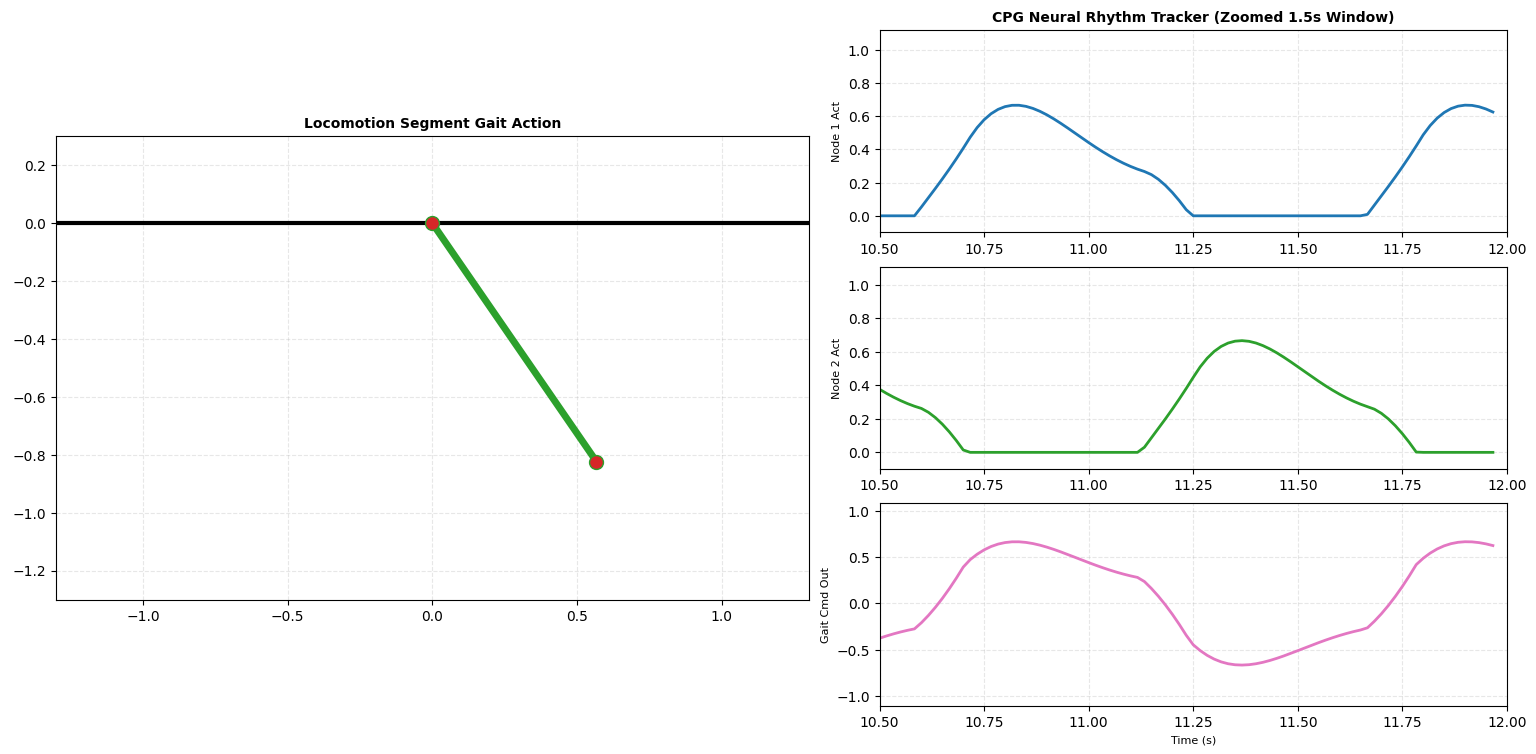

Generate this figure with Python:
import numpy as np
import matplotlib.pyplot as plt
import matplotlib.animation as animation
import matplotlib.ticker as ticker
from matplotlib.gridspec import GridSpec

print("="*40)
print("     SNN CPG LOCOMOTION RUNTIME")
print("="*40)

def get_in(msg, val):
    inp = input(f"{msg} [{val}]: ").strip()
    return float(val) if inp == "" else float(inp)

f_drive = get_in("Drive Magnitude", 1.8)
t_sim   = get_in("Sim Duration (s)", 12.0)

print("-" * 40)
print("Initializing locomotion rhythmic buffers...")

FPS = 60
DT_F = 1.0 / FPS
t_eval = np.arange(0, t_sim, DT_F)
N = len(t_eval)

N_R = 4
tau_v, tau_u = 0.15,0.60 
beta, gamma = 2.5, 2.0   

w = np.array([[ 0.0, -2.0,  0.0,  0.0],
              [-2.0,  0.0,  0.0,  0.0],
              [ 0.3,  0.0,  0.0, -2.0],
              [ 0.0,  0.3, -2.0,  0.0]])
v_res = np.zeros((N, N_R))
v_res[0, 0] = 0.5  
u_res = np.zeros((N, N_R))

for t in range(1, N):
    act = np.maximum(0.0, v_res[t-1, :])
    inj = f_drive + np.dot(w, act)
    
    v_res[t, :] = v_res[t-1, :] + (DT_F / tau_v) * (-v_res[t-1, :] - beta * u_res[t-1, :] + inj)
    u_res[t, :] = u_res[t-1, :] + (DT_F / tau_u) * (-u_res[t-1, :] + gamma * act)

h_out = np.maximum(0.0, v_res[:, 0]) - np.maximum(0.0, v_res[:, 1])

L_b = 1.0
x_p = L_b * np.sin(h_out)
y_p = -L_b * np.cos(h_out)

fig = plt.figure(figsize=(16, 8.5))
gs = GridSpec(3, 2, width_ratios=[1.2, 1.0])

ax_anim = fig.add_subplot(gs[:, 0])
ax_anim.set_xlim(-1.3, 1.3)
ax_anim.set_ylim(-1.3, 0.3)
ax_anim.set_aspect('equal')
ax_anim.grid(True, linestyle='--', alpha=0.3)
ax_anim.set_title("Locomotion Segment Gait Action", fontsize=10, fontweight='bold')
ax_anim.plot([-1.3, 1.3], [0, 0], 'k-', lw=3)
leg_line, = ax_anim.plot([], [], 'o-', lw=5, color='#2ca02c', markersize=10, markerfacecolor='#d62728')

W_WIN = 1.5
ax_wfn = fig.add_subplot(gs[0, 1])
ax_wfn.grid(True, linestyle='--', alpha=0.3)
ax_wfn.set_title("CPG Neural Rhythm Tracker (Zoomed 1.5s Window)", fontsize=10, fontweight='bold')
ax_wfn.set_ylabel("Node 1 Act", fontsize=8)
ax_wfn.set_xlim(0, W_WIN)
ax_wfn.set_ylim(-0.1, np.max(v_res[:, 0]) + 0.2)
tr_n, = ax_wfn.plot([], [], color='#1f77b4', lw=2)

ax_wfi = fig.add_subplot(gs[1, 1])
ax_wfi.grid(True, linestyle='--', alpha=0.3)
ax_wfi.set_ylabel("Node 2 Act", fontsize=8)
ax_wfi.set_xlim(0, W_WIN)
ax_wfi.set_ylim(-0.1, np.max(v_res[:, 1]) + 0.2)
tr_i, = ax_wfi.plot([], [], color='#2ca02c', lw=2)

ax_wfo = fig.add_subplot(gs[2, 1])
ax_wfo.grid(True, linestyle='--', alpha=0.3)
ax_wfo.set_ylabel("Gait Cmd Out", fontsize=8)
ax_wfo.set_xlabel("Time (s)", fontsize=8)
ax_wfo.set_xlim(0, W_WIN)
ax_wfo.set_ylim(np.min(h_out) - 0.2, np.max(h_out) + 0.2)
tr_o, = ax_wfo.plot([], [], color='#e377c2', lw=2)

ax_wfn.xaxis.set_major_locator(ticker.MultipleLocator(0.25))
ax_wfi.xaxis.set_major_locator(ticker.MultipleLocator(0.25))
ax_wfo.xaxis.set_major_locator(ticker.MultipleLocator(0.25))
plt.tight_layout()

def init():
    leg_line.set_data([], [])
    tr_n.set_data([], [])
    tr_i.set_data([], [])
    tr_o.set_data([], [])
    return leg_line, tr_n, tr_i, tr_o

def animate(i):
    t_c = t_eval[i]
    leg_line.set_data([0, x_p[i]], [0, y_p[i]])
    
    t_s = 0.0 if t_c < W_WIN else t_c - W_WIN + DT_F
    t_e = W_WIN if t_c < W_WIN else t_c + DT_F
    ax_wfn.set_xlim(t_s, t_e)
    ax_wfi.set_xlim(t_s, t_e)
    ax_wfo.set_xlim(t_s, t_e)
    
    tr_n.set_data(t_eval[:i], np.maximum(0.0, v_res[:i, 0]))
    tr_i.set_data(t_eval[:i], np.maximum(0.0, v_res[:i, 1]))
    tr_o.set_data(t_eval[:i], h_out[:i])
    return leg_line, tr_n, tr_i, tr_o

print("Starting display panels...")
ani = animation.FuncAnimation(fig, animate, frames=N, init_func=init, interval=DT_F * 1000, blit=True, repeat=False)
plt.show()
